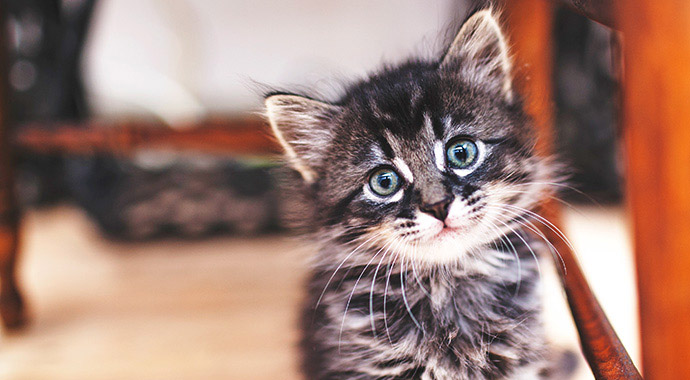
#> input picture data/pract11/cat.jpeg, 690 x 380 px, found by its file name
$ jupyter execute 'Лабораторная_работа_11.ipynb'   (shell and % lines are left out)
#> lines starting #> are read from the running program, lines starting #| are printed output that depends on the picture
<a href="https://colab.research.google.com/github/enikolaev/IT-and-Programming/blob/main/%D0%9B%D0%B0%D0%B1%D0%BE%D1%80%D0%B0%D1%82%D0%BE%D1%80%D0%BD%D0%B0%D1%8F_%D1%80%D0%B0%D0%B1%D0%BE%D1%82%D0%B0_11.ipynb" target="_parent"></a>

# Лабораторная работа 11. Работа с изображениями. Библиотека Pillow

ФИО: **Николаев Евгений Иванович**

Группа: **ИНС-б-о-...**

## Задание

Загрузить изображение и продемонстрировать основные возможности библиотеки Pillow

## Анализ задания, получение данных

Выполним загрузку файла

Можно скопировать и поместить файл с данными любым удобным способом

Импортирование модуля `PIL`. После импортирования модуля откроем файл и загрузим изображение в память

[cell 1]
from PIL import Image

print('Тип данного контента: ', type(Image))

with Image.open('cat.jpeg') as img:
#> img is the input picture: PIL image 690x380 RGB; mean R, G, B 159.4, 126.9, 116.6
  img.load()
  print('Тип данного контента: ', type(img))
#| Тип данного контента:  <class 'PIL.JpegImagePlugin.JpegImageFile'>


display(img) # Это функция Google Colab

## Измененние размера

Исследуем простейшие функции для изменения размера изображения:
* crop - обрезка изображения
* resize - приведение размера изображения к новым ширине и высоте
* reduce - масштабирование пропорционально коэффициенту
* thumbnail - изменяет сам объект изображения, не создает копию. Приводит к созданию миниатюры

[cell 2]
print(img.size)
#| (690, 380)

[cell 3]
crop_img = img.crop((200, 10, 650, 350))
crop_img

[cell 4]
nw, nh = img.width // 3, img.height // 3
#> nw = 230; nh = 126
resize_img = img.resize((nw, nh))
resize_img

Для сохранения изображения используется функция `save`

[cell 5]
resize_img.save('resized.png')

[cell 6]
# reduce
for factor in range(2, 8):
  reduce_img = img.reduce(factor)
  display(reduce_img)
  print()

[cell 7]
# thumbnail
img1=img.copy()
img1.thumbnail((200,100))
img1

## Трансформации

Для простейших преобразований можно воспользоваться методом `transpose()`

[cell 8]
# Image.FLIP_TOP_BOTTOM Image.FLIP_LEFT_RIGHT
# Image.FLIP_TOP_BOTTOM Image.ROTATE_90
# Image.ROTATE_180 Image.ROTATE_270
tr_img = crop_img.transpose(Image.ROTATE_90)
tr_img

[cell 9]
r_img = crop_img.rotate(45, expand=True)
r_img

## Слои, форматы, градации

Для конвертации изображения используется функция convert(mode). Возможные значения mode:
* 1 (1-bit pixels, black and white, stored with one pixel per byte)

* L (8-bit pixels, black and white)

* P (8-bit pixels, mapped to any other mode using a color palette)

* RGB (3x8-bit pixels, true color)

* RGBA (4x8-bit pixels, true color with transparency mask)

* CMYK (4x8-bit pixels, color separation)

* YCbCr (3x8-bit pixels, color video format)

* LAB (3x8-bit pixels, the L*a*b color space)

* HSV (3x8-bit pixels, Hue, Saturation, Value color space)

* I (32-bit signed integer pixels)

* F (32-bit floating point pixels)

[cell 10]
print(img.getbands())
#| ('R', 'G', 'B')
cmyk_img = img.convert('L')
print(cmyk_img.getbands())
#| ('L',)
cmyk_img

Функция split() позволяет разделить изображение на каналы. Количество каналов определяется форматом изображения

[cell 11]
from matplotlib import pyplot as plt

# Выполним визуализацию зеленого, красного и синего канала для изображения RGB
red, green, blue = crop_img.split()

zeros = red.point(lambda _: 0)
#> zeros: PIL image 450x340 L; every value is 0
red_image=Image.merge('RGB', (red, zeros, zeros))
green_image=Image.merge('RGB', (zeros, green, zeros))
blue_image=Image.merge('RGB', (zeros, zeros, blue))

fig, axes = plt.subplots(nrows=1, ncols=3, figsize=(15,6))
axes[0].imshow(red_image)
axes[1].imshow(green_image)
axes[2].imshow(blue_image)

[cell 12]
# Конвертируем изображение в формат CMYC
cmyk_image=crop_img.convert('CMYK')
# Выполним визуализацию каналов для изображения CMYK
C, M, Y, K = cmyk_image.split()

zeros = red.point(lambda _: 0)
c_image=Image.merge('CMYK', (C, zeros, zeros, zeros))
m_image=Image.merge('CMYK', (zeros, M, zeros, zeros))
y_image=Image.merge('CMYK', (zeros, zeros, Y, zeros))
k_image=Image.merge('CMYK', (zeros, zeros, zeros, K))
#> k_image: PIL image 450x340 CMYK; every value is 255

fig, axes = plt.subplots(nrows=1, ncols=4, figsize=(20,5))
axes[0].imshow(c_image)
axes[1].imshow(m_image)
axes[2].imshow(y_image)
axes[3].imshow(k_image)

## Фильтры

В библиотеке Pillow доступно большое количество фильтров различного назначения

[cell 13]
from PIL import ImageFilter

[cell 14]
# Некоторые из доступных в библиотеке Pillow фильтров

filters = [ImageFilter.BLUR, ImageFilter.SHARPEN, ImageFilter.SMOOTH, ImageFilter.FIND_EDGES, ImageFilter.EDGE_ENHANCE, ImageFilter.EDGE_ENHANCE_MORE, ImageFilter.EMBOSS, ImageFilter.CONTOUR, ImageFilter.DETAIL]

columns, rows = 3, 3
fig, axes = plt.subplots(nrows=rows, ncols=columns, figsize=(24,20))

for i in range(rows):
  for j in range(columns):
    axes[i, j].imshow(crop_img.filter(filters[i*3+j]))
    axes[i, j].set_title(filters[i*3+j])
fig.show()

Фильтров достаточно много, но программист может сформировать собственное ядро фильтра для преобразования изображения. Можно реализовывать фильтры с использованием сверток размером 3x3 или 5x5

[cell 15]
#  Применим пользовательский фильтр к изображению

import numpy as np

kernel3x3 = [-10,-1,-10,
          -1,20,-1,
          -10,-1,-10]

kernel5x5 = [10,-1,-1,-1,-10,
             -1,5,-1,-7,-1,
             -1,-1,10,-1,-1,
             -1,-7,-1,5,-1,
             -7,-1,-1,-1,10]

scale = None
offset=0.0


f_image1 = crop_img.filter(ImageFilter.Kernel(size=(5,5), kernel=kernel5x5, scale=scale, offset=offset))
f_image2 = crop_img.filter(ImageFilter.Kernel(size=(3,3), kernel=kernel3x3, scale=scale, offset=offset))

filterred_imagefig, axes = plt.subplots(nrows=1, ncols=3, figsize=(12,4))
axes[0].imshow(f_image1)
axes[0].set_title('Фильтр 5x5')
axes[1].imshow(f_image2)
axes[1].set_title('Фильтр 3x3')
axes[2].imshow(crop_img)
axes[2].set_title('Исходное')
filterred_imagefig.show()

## Color reduction (дискретизация палитры)

Изображения можно преобразовать путем уменьшения количества цветов (color reduction). К пикселям изображения применяется цнлочисленное деление, а затем - умножение на делитель. В качестве значений цветов получаются не непрерывные величины, а дикретные значения, а количество цветов - уменьшается

[cell 16]
im = np.array(crop_img)

im_32 = im // 32 * 32
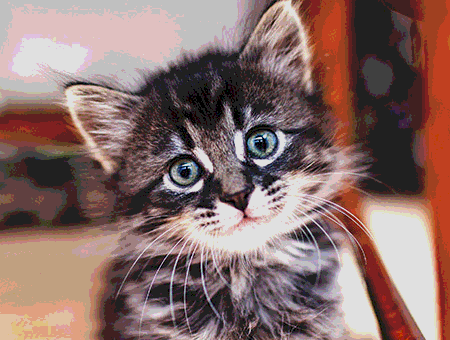
#> im_32: shape (340, 450, 3); mean R, G, B 137.6, 109.9, 105.7
im_64 = im // 64 * 64
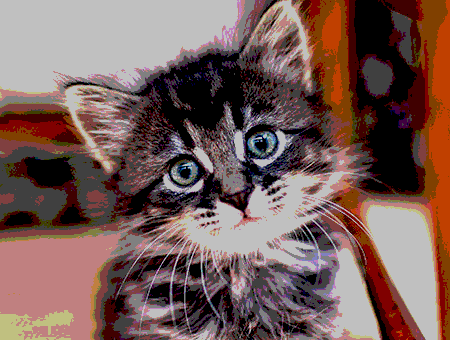
#> im_64: shape (340, 450, 3); mean R, G, B 119.9, 92.7, 87.8
im_128 = im // 128 * 128
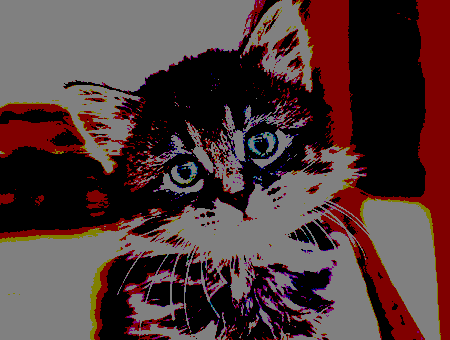
#> im_128: shape (340, 450, 3); mean R, G, B 80.1, 57, 57.1

im_dec = np.concatenate((im, im_32, im_64, im_128), axis=1)
Image.fromarray(im_dec)

## Инвертирование изображения

[cell 17]
im = np.array(crop_img)
im_i = 255 - im
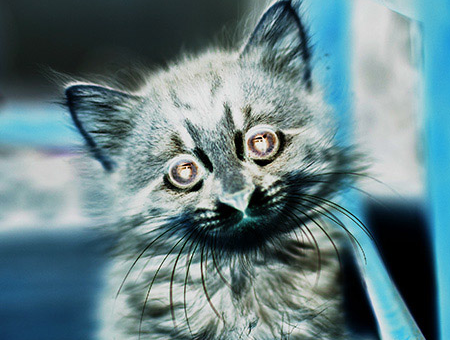
#> im_i: shape (340, 450, 3); mean R, G, B 101.2, 128.7, 133.5
im_dec = np.concatenate((im, im_i), axis=1)
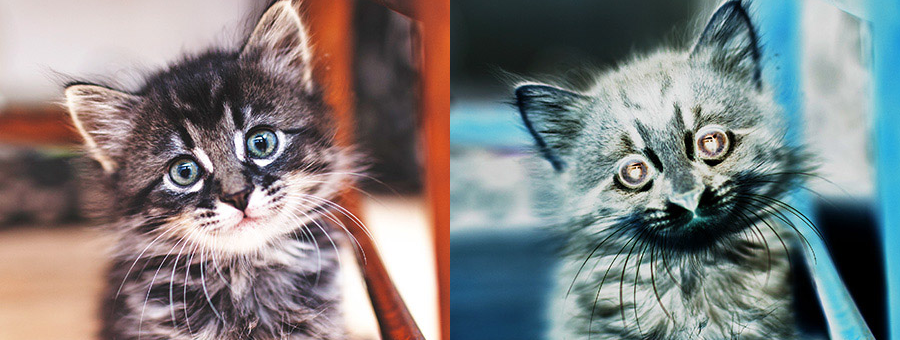
#> im_dec: shape (340, 900, 3); mean R, G, B 127.5, 127.5, 127.5
Image.fromarray(im_dec)

## Гамма-коррекция

С изображениями допустимы любые преобразования за счет выполнения арифметических операций над числовыми значениями пикселей. Например, можно реализовать гамма-коррекцию

[cell 18]
im = np.array(crop_img, np.float32)

im_1_42 = 255.0 * (im / 255.0)**(1 / 4.2)
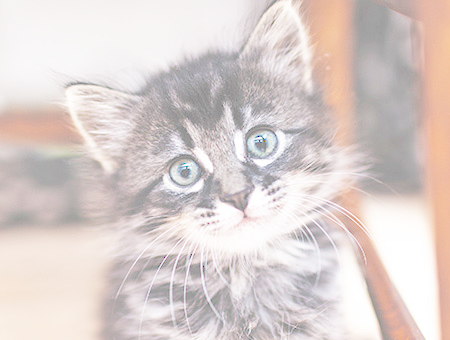
#> im_1_42: shape (340, 450, 3) float32; mean R, G, B 221, 209.5, 206.7
im_42 = 255.0 * (im / 255.0)**4.2
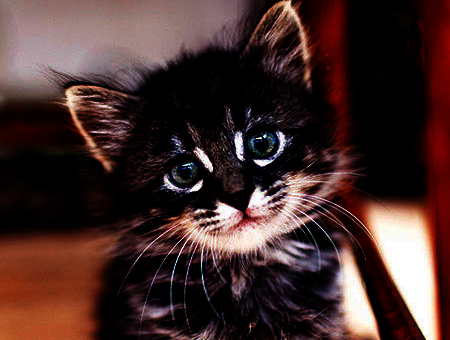
#> im_42: shape (340, 450, 3) float32; mean R, G, B 70.7, 46.1, 43.6

im_gamma = np.concatenate((im_1_42, im, im_42), axis=1)
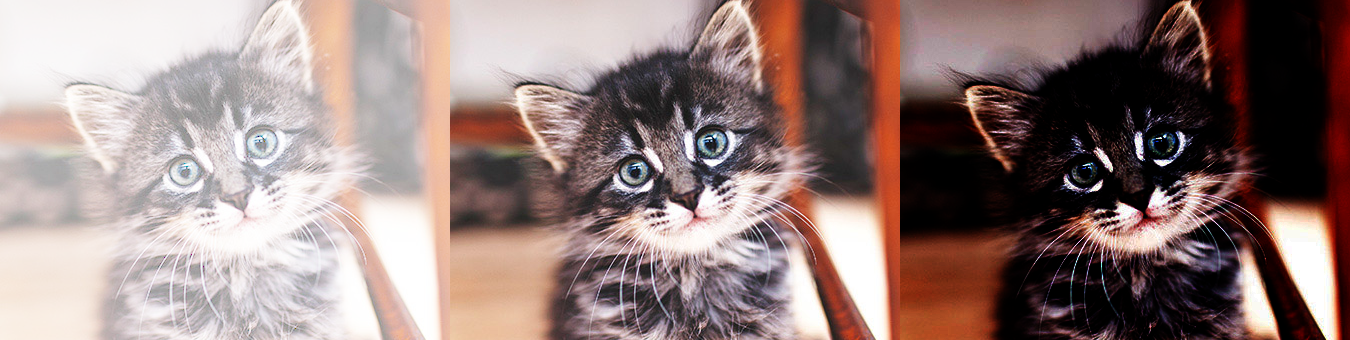
#> im_gamma: shape (340, 1350, 3) float32; mean R, G, B 148.5, 127.3, 123.9
Image.fromarray(np.uint8(im_gamma))

## Обрезка изображения на основе срезов массивов

Вместо использования метода crop возможно подрезать изображение с использованием среза матрицы

[cell 19]
im = np.array(crop_img)
print('Исходный размер', im.shape)
#| Исходный размер (340, 450, 3)
im_trim1 = im[100:200, 150:300]
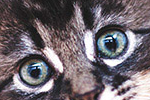
#> im_trim1: shape (100, 150, 3); mean R, G, B 110.5, 102.3, 108.6
print('Размер обрезанного изображения', im_trim1.shape)
#| Размер обрезанного изображения (100, 150, 3)
Image.fromarray(im_trim1)

За счет простых операций можно реализовать следующий эффект

[cell 20]
src = np.array(crop_img)
dst = np.array(crop_img) // 5

dst_copy = dst.copy()
dst_copy[100:200, 150:300] = src[100:200, 150:300]
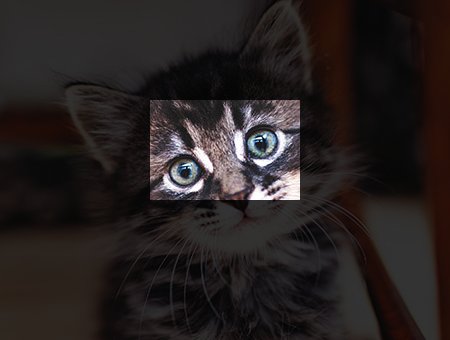
#> dst_copy: shape (340, 450, 3); mean R, G, B 39.1, 32.9, 32.5

Image.fromarray(dst_copy)
